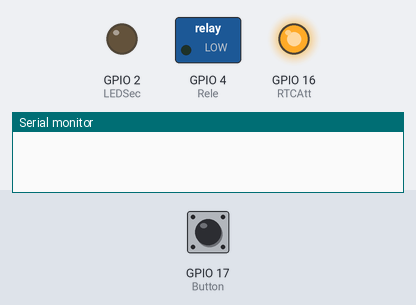
A program run on a simulated ESP32. Parts: switched loads named in the program (green lamp = pin HIGH), output pins drawn as LEDs (lit = HIGH), the last lines printed to the serial monitor. The test bench sets the inputs (shaded band); at power-on: GPIO 17 (Button) HIGH. WiFi joins after 1.5 s; servers stay silent unless stated; the local clock reads 2024-03-15 10:24:30 at power-on unless the program sets it; web services answer with replies made up by the test bench. At 4.0 s the program restarts the board; the recording ends there.

Above: at 0.1 s.
At 2.5 s:
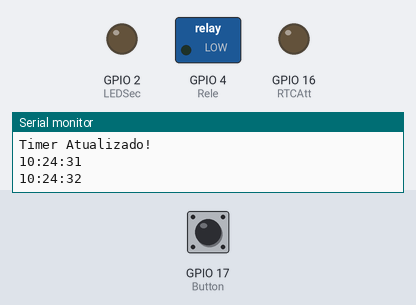
2.6 s: GPIO 17 (Button) pulled LOW for 1 s
At 3.6 s:
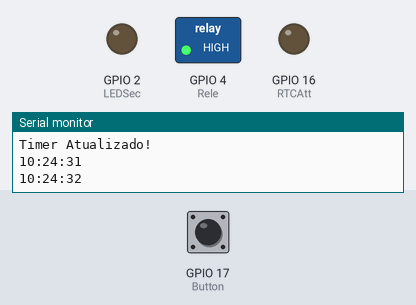
Timing chart, 0 to 4.0 s (numbered marks = the images above; inputs shaded):
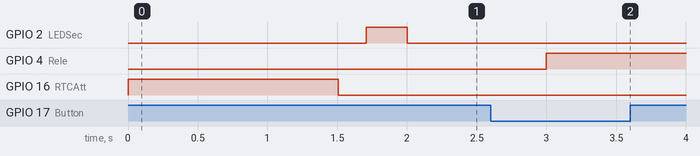

The program:

main.cpp
```cpp
/*
 *  Projeto: Alarme Empresa
 *  Autor: Eng. Tarcísio Souza de Melo
 *  Tipo: Baremetal
 *  Data: 04-02-2021
 *
 *  Observações:
 *
 */

//Bibliotecas------------------------------------------------------------------
#include <Arduino.h>
//Inclusão de biblioteca para trabalhar com internet
#include <WiFi.h>
//Biblioteca de requisição get() http
#include <HTTPClient.h>
//Tratando JSON
#include <ArduinoJson.h>
//Controle RTC
#include <esp_system.h>
#include <time.h>
#include <sys/time.h>
//Gerenciar delays
#include <freertos/FreeRTOS.h>
#include <freertos/task.h>
//-----------------------------------------------------------------------------

//Defines----------------------------------------------------------------------
#define Rele            04
#define LEDSec          02
#define RTCAtt          16
#define Button          17

//Entrada
#define Alarme00Hora    07
#define Alarme00Minuto  40
//Almoço Turno 01
#define Alarme01Hora    11
#define Alarme01Minuto  30
//Almoço Turno 02
#define Alarme02Hora    12
#define Alarme02Minuto  00
//Fim almoço Turno 02
#define Alarme03Hora    13
#define Alarme03Minuto  00
//Café
#define Alarme04Hora    15
#define Alarme04Minuto  15
//Café - Fim
#define Alarme05Hora    15
#define Alarme05Minuto  30
//Saída
#define Alarme06Hora    17
#define Alarme06Minuto  33
//Teste
#define Alarme07Hora    9
#define Alarme07Minuto  27
//Duração
#define AlarmeSegundo   04
#define Duracao         03
//-----------------------------------------------------------------------------

//Global-----------------------------------------------------------------------
    bool led = 0;
    bool internetConnected = 0;

    const char* ssid       = "AEPH do Brasil";
    const char* password   = "Aeph2018";
    const char* ssid2      = "AEPHTEC";
    const char* password2  = "Aeph2021";

    struct tm data;//armazena as informações de Data

    hw_timer_t *timer = NULL;//fazo controle do temporizador (interrupção por tempo)

    unsigned char ucHora[8] = {Alarme00Hora, Alarme01Hora, Alarme02Hora, Alarme03Hora, Alarme04Hora, Alarme05Hora, Alarme06Hora, Alarme07Hora};
    unsigned char ucMinuto[8] = {Alarme00Minuto, Alarme01Minuto,Alarme02Minuto,Alarme03Minuto,Alarme04Minuto,Alarme05Minuto,Alarme06Minuto,Alarme07Minuto};
//-----------------------------------------------------------------------------

//prototype--------------------------------------------------------------------
void vConnectInternet(bool * answer);
void vDisconnected();
long lTimeGet();
void vRequestTime(long * unixTime);
long lReturnUnixTime(String getURL);
void controleFluxo(unsigned char *ucControl);
void vPrintTime();
void vAlarm();

void IRAM_ATTR resetModule()
{
    ets_printf("(watchdog)Resetado...\n");
    esp_restart();
}
//-----------------------------------------------------------------------------
void setup()
{
    //Configuração de pinos
    pinMode(Rele, OUTPUT);
    pinMode(LEDSec, OUTPUT);
    pinMode(RTCAtt, OUTPUT);
    pinMode(Button, INPUT);
    Serial.begin(115200);

    timer = timerBegin(0,80,true);
    timerAttachInterrupt(timer, &resetModule, true);
    timerAlarmWrite(timer,4000000, true);
    timerAlarmEnable(timer);


}

void loop()
{
    bool secLedAct = 1;
    unsigned char control = 0x00;
    unsigned int second = 0;
    time_t tt = 0;
    digitalWrite(Rele, LOW);
    digitalWrite(RTCAtt,HIGH);
    while(1)
    {
        controleFluxo(&control);
        timerWrite(timer,0); //reseta o temporizador alimenta o watchdog
        if(control == 0x02) //acionamento por RTC
        {
            vAlarm();
            control = 0x01;
            secLedAct = 1;
        }
        else if(control == 0x03) //DESLIGA LED INDICADOR DE SEGUNDOS
        {
            secLedAct = 0;
            control = 0x01;
        }
        else if(control == 0x04) //ACIONAMENTO DE ALARME MANUAL
        {
            vAlarm();
            control = 0x01;
        }

        tt = time(NULL); //Obtem o tempo atual em segundos.
        data = *gmtime(&tt);

        if(second != data.tm_sec)
        {
            vPrintTime();
            second = data.tm_sec;
            led = !led;
            if(secLedAct == 1) digitalWrite(LEDSec, led);
        }

    }
}
//-----------------------------------------------------------------------------
void vConnectInternet(bool * answer)
{
    unsigned char tentativas = 0x0A;

    while(tentativas--)
    {
        WiFi.begin(ssid2, password2);

        delay(500);
        Serial.println("Conectando ao WiFi...");
        if(WiFi.status() == WL_CONNECTED)
        {
            digitalWrite(RTCAtt,LOW);
            tentativas = 0;
            *answer = 1;
        }
        timerWrite(timer,0); //reseta o temporizador alimenta o watchdog
    }
    Serial.println("Conectado a Rede WiFi...");

}
//-----------------------------------------------------------------------------

//-----------------------------------------------------------------------------
void vDisconnected()
{
    WiFi.disconnect();
}
//-----------------------------------------------------------------------------

//-----------------------------------------------------------------------------
long lTimeGet()
{
    long unixTime = 0;
    timeval tv; //cria a estrutura temporaria para função abaixo
    vRequestTime(&unixTime);
    if(unixTime != -1)
    {
        tv.tv_sec = unixTime - 10803;       //Atribui data atual retirada do servidor
        Serial.println("Timer Atualizado!");
    }
    else
    {
        Serial.println("Erro...");
        tv.tv_sec = 0;
        unixTime = -1;
    }
    settimeofday(&tv, NULL);            //Configura o RTC para manter a data atribuida atualizada
    return unixTime;
}
//-----------------------------------------------------------------------------

//-----------------------------------------------------------------------------
void vRequestTime(long * unixTime)
{
    bool answerConnect = 0;
    unsigned char tentativas = 0xFF;
    HTTPClient http;
    //ANTES DE EFETUAR A REQUISIÇÃO VERIFICA SE A CONEXÃO AINDA ESTA ATIVA
    vConnectInternet(&answerConnect);
    if(answerConnect)
    {
        while(tentativas--)
        {
            if((WiFi.status() == WL_CONNECTED))
            {
                http.begin("http://worldtimeapi.org/api/timezone/America/Sao_Paulo");
                int httpCode = http.GET();
                //VERIFICA SE A REQUISIÇÃO TEVE RESPOSTA
                if(httpCode > 0)
                {
                    String payload = http.getString();
                    *unixTime = lReturnUnixTime(payload);
                    digitalWrite(RTCAtt,LOW);
                    vDisconnected();
                    break;
                }
                else
                {
                    Serial.println("Erro na requisição");
                    digitalWrite(RTCAtt,HIGH);
                    *unixTime = -1;
                }
            }
            else
            {
                vConnectInternet(&answerConnect);
            }
            timerWrite(timer,0); //reseta o temporizador alimenta o watchdog
        }
    }
    else{
        answerConnect = 0x00;
    }
    if(tentativas == 0x00) digitalWrite(RTCAtt,HIGH);

}
//-----------------------------------------------------------------------------

//-----------------------------------------------------------------------------
long lReturnUnixTime(String getURL)
{
    // String input;
    StaticJsonDocument<0> filter;
    filter.set(true);

    StaticJsonDocument<768> doc;
    deserializeJson(doc, getURL, DeserializationOption::Filter(filter));

    //const char* abbreviation = doc["abbreviation"]; // "-03"
    //const char* client_ip = doc["client_ip"]; // "177.30.2.95"
    //const char* datetime = doc["datetime"]; // "2021-02-03T11:29:56.640826-03:00"
    //int day_of_week = doc["day_of_week"]; // 3
    //int day_of_year = doc["day_of_year"]; // 34
    //bool dst = doc["dst"]; // false
        // doc["dst_from"] is null
    //int dst_offset = doc["dst_offset"]; // 0
        // doc["dst_until"] is null
    //int raw_offset = doc["raw_offset"]; // -10800
    //const char* timezone = doc["timezone"]; // "America/Sao_Paulo"
    long unixtime = doc["unixtime"]; // 1612362596
    //const char* utc_datetime = doc["utc_datetime"]; // "2021-02-03T14:29:56.640826+00:00"
    //const char* utc_offset = doc["utc_offset"]; // "-03:00"
    //int week_number = doc["week_number"]; // 5

    return unixtime;
}
//-----------------------------------------------------------------------------

//-----------------------------------------------------------------------------
void controleFluxo(unsigned char *ucControl)
{
    unsigned char _aux00 = *ucControl;
    long requestTimeGet = 0;
    static unsigned int ucDayofWeek = 0;
    static unsigned char buttonbouce = 0;
    time_t tt = time(NULL); //Obtem o tempo atual em segundos.
    time_t tt2 = 0;
    tt = time(NULL); //Obtem o tempo atual em segundos.
    data = *gmtime(&tt);
    if (_aux00 == 0x00)
    {
        _aux00 = 0x01;
        ucDayofWeek = data.tm_wday;
        requestTimeGet = lTimeGet();
        if(requestTimeGet == -1)
        {
            _aux00 = 0x03;
        }
    }
    else
    {
        for (size_t i = 0; i < sizeof(ucHora); i++)
        {
            if(ucHora[i] == data.tm_hour && ucMinuto[i] == data.tm_min && data.tm_sec < AlarmeSegundo)
            {
                _aux00 = 0x02;
                break;
            }
        }
        if((digitalRead(Button) == 0) && (buttonbouce == 0))
        {
            tt = time(NULL); //Obtem o tempo atual em segundos.
            tt2 = tt;
            while(tt2+1 > tt)
            {
                tt = time(NULL); //Obtem o tempo atual em segundos.
            }
            if(digitalRead(Button) == 0)
            {
                _aux00 = 0x04;
                buttonbouce = 0x01;
            }

        }
        else if((digitalRead(Button) == 1) && (buttonbouce == 1))
        {
            buttonbouce = 0x00;
        }
    }
    if (ucDayofWeek != data.tm_wday)
    {
        _aux00 = 0x00;
    }
    *ucControl = _aux00;
}
//-----------------------------------------------------------------------------

//-----------------------------------------------------------------------------
void vPrintTime()
{
    char data_formatada[64];
    time_t tt = time(NULL); //Obtem o tempo atual em segundos.
    data = *gmtime(&tt);
    strftime(data_formatada, 64, "%H:%M:%S", &data);
    Serial.println(data_formatada);
}
//-----------------------------------------------------------------------------

//-----------------------------------------------------------------------------
void vAlarm()
{
    time_t tt = time(NULL); //Obtem o tempo atual em segundos.
    unsigned int tempo = data.tm_sec;

    digitalWrite(Rele, HIGH);
    timerWrite(timer,0); //reseta o temporizador alimenta o watchdog
    while(tempo + 3 > data.tm_sec )
    {
        tt = time(NULL); //Obtem o tempo atual em segundos.
        data = *gmtime(&tt);
    }

    digitalWrite(Rele, LOW);

    tt = time(NULL); //Obtem o tempo atual em segundos.
    data = *gmtime(&tt);
    tempo = data.tm_sec;
    timerWrite(timer,0); //reseta o temporizador alimenta o watchdog
    while(tempo + 2 > data.tm_sec )
    {
        tt = time(NULL); //Obtem o tempo atual em segundos.
        data = *gmtime(&tt);
    }
}
//-----------------------------------------------------------------------------
```

Measured:
- after the input at 2.6 s, GPIO 2 (LEDSec): stays LOW (without the input it goes to HIGH after 0.40 s); GPIO 4 (Rele): LOW → HIGH after 0.40 s
